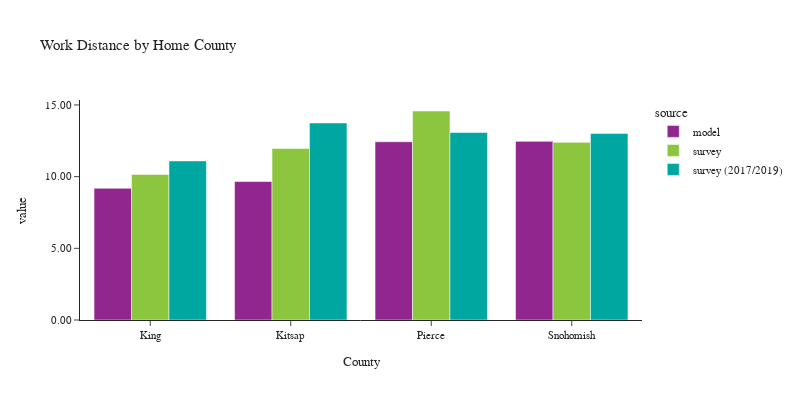

Write notebook code for a chart like this one.
### Code cell
plot_work_location(df_workers, 'CountyName_home', 'Home County', 'County')

### Figure 1 — Plotly figure (JSON) as saved in the notebook; plotly's stock layout.template omitted (floating-point values rounded to 4 significant figures)
{"data": [{"alignmentgroup": "True", "customdata": [[1255968], [119303], [406327], [428541]], "hovertemplate": "source=model<br>CountyName_home=%{x}<br>value=%{y}<br>sample count=%{customdata[0]}<extra></extra>", "legendgroup": "model", "marker": {"color": "#91268F", "pattern": {"shape": ""}}, "name": "model", "offsetgroup": "model", "orientation": "v", "showlegend": true, "textposition": "auto", "type": "bar", "x": ["King", "Kitsap", "Pierce", "Snohomish"], "xaxis": "x", "y": [9.184, 9.659, 12.43, 12.46], "yaxis": "y"}, {"alignmentgroup": "True", "customdata": [[1937], [125], [250], [294]], "hovertemplate": "source=survey<br>CountyName_home=%{x}<br>value=%{y}<br>sample count=%{customdata[0]}<extra></extra>", "legendgroup": "survey", "marker": {"color": "#8CC63E", "pattern": {"shape": ""}}, "name": "survey", "offsetgroup": "survey", "orientation": "v", "showlegend": true, "textposition": "auto", "type": "bar", "x": ["King", "Kitsap", "Pierce", "Snohomish"], "xaxis": "x", "y": [10.15, 11.96, 14.58, 12.39], "yaxis": "y"}, {"alignmentgroup": "True", "customdata": [[4683], [139], [407], [366]], "hovertemplate": "source=survey (2017/2019)<br>CountyName_home=%{x}<br>value=%{y}<br>sample count=%{customdata[0]}<extra></extra>", "legendgroup": "survey (2017/2019)", "marker": {"color": "#00A7A0", "pattern": {"shape": ""}}, "name": "survey (2017/2019)", "offsetgroup": "survey (2017/2019)", "orientation": "v", "showlegend": true, "textposition": "auto", "type": "bar", "x": ["King", "Kitsap", "Pierce", "Snohomish"], "xaxis": "x", "y": [11.1, 13.74, 13.08, 13.01], "yaxis": "y"}], "layout": {"barmode": "group", "font": {"size": 11}, "height": 400, "legend": {"title": {"text": "source"}, "tracegroupgap": 0}, "title": {"text": "Work Distance by Home County"}, "width": 800, "xaxis": {"anchor": "y", "domain": [0.0, 1.0], "title": {"text": "County"}}, "yaxis": {"anchor": "x", "domain": [0.0, 1.0], "tickformat": ".2f", "title": {"text": "value"}}}}
